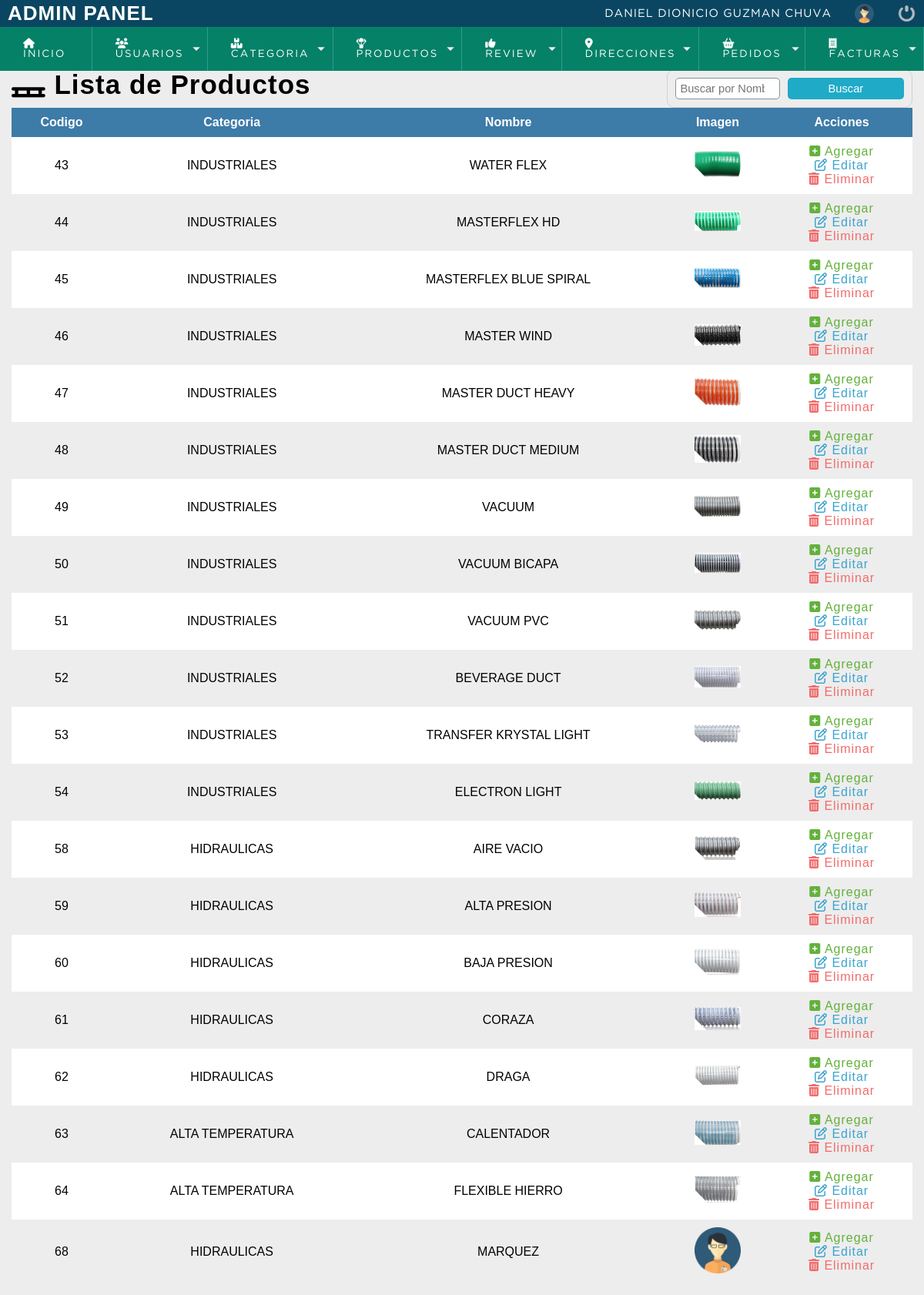
Screenshot of /adminPanel/vista/lista_pedidos.php (signed in) with the database file from the repository.
### tables this page shows
CREATE TABLE `Producto` (
  `pro_codigo` int(11) NOT NULL,
  `cate_codigo` int(11) NOT NULL,
  `pro_nombre` varchar(100) NOT NULL,
  `pro_img` text NOT NULL,
  `pro_marca` varchar(50) NOT NULL,
  `pro_descripcion` mediumtext NOT NULL,
  `pro_dia_in` varchar(6) NOT NULL,
  `pro_peso_gm` varchar(6) NOT NULL,
  `pro_presi_bar` varchar(6) NOT NULL,
  `pro_long_m` varchar(6) NOT NULL,
  `pro_precio` decimal(6,2) NOT NULL,
  `pro_stock` int(11) NOT NULL,
  `pro_eliminado` varchar(1) NOT NULL DEFAULT 'N'
);

CREATE TABLE `Categoria` (
  `cate_codigo` int(11) NOT NULL,
  `cate_nombre` varchar(50) NOT NULL,
  `cate_eliminado` varchar(1) NOT NULL DEFAULT 'N'
);

### adminPanel/vista/lista_pedidos.php (the view, shortened to what this page needs)
<!DOCTYPE html>
<html lang="es">
<head>
    <?php include "../controladores/scripts.php"; ?>
</head>
<body>
    <?php include "../controladores/header.php"; ?>
    <section id="container">
        <h1><i class="fas fa-pallet"></i> Lista de Productos</h1>
        <form action="" method="GET" class="form_search">
        <input type="search" id="busqueda" placeholder="Buscar por Nombre" onkeyup="buscar(this, 'producto')">
        <input type="submit" value="Buscar" class="btn_search">
        </form>
        <table>
            <thead>
                <tr>
                    <th>Codigo</th>
                    <th>Categoria</th>
                    <th>Nombre</th>
                    <th>Imagen</th>
                    <th>Acciones</th>
                </tr>
            </thead>
            <tbody id="data">
                <?php
include '../config/conexionDB.php';
$sql = "SELECT p.pro_codigo,c.cate_nombre, p.pro_nombre , p.pro_img FROM Producto p INNER JOIN Categoria c ON p.cate_codigo = c.cate_codigo WHERE p.pro_eliminado='N'";
$result = $conn->query($sql);
if ($result->num_rows > 0) {
    while ($row = $result->fetch_assoc()) {
        if($row["pro_img"]!="img_producto.png"){
            $foto='../img/uploads/'.$row["pro_img"];
        }else{
            $foto='../img/'.$row["pro_img"];
        }
        echo "<tr>";
        echo "<td>" . $row["pro_codigo"] . "</td>";
        echo "<td>" . $row["cate_nombre"] . "</td>";
        echo "<td>" . $row["pro_nombre"] . "</td>";
        echo "<td><img class='img_producto'src=" . $foto . " alt=".$row["cate_nombre"]."></td>";
        echo '<td>
        <a class="link_add" href="agregar_cantidad_producto.php?producto=' . $row["pro_codigo"] . '"><i class="fas fa-plus-square"></i> Agregar</a> <br>
        <a class="link_edit" href="editar_producto.php?producto=' .$row["pro_codigo"] . '"><i class="far fa-edit"></i> Editar</a> <br>
        <a class="link_delete" href="confirmar_eliminar_producto.php?pro_codigo=' . $row["pro_codigo"] . '"><i class="fas fa-trash-alt"></i> Eliminar </a> <br>
        </td>';
        echo "</tr>";
    }
} else {
    echo "<tr>";
    echo '<td colspan="5" class="db_null"><p>No existen productos registrados en el sistema</p><i class="fas fa-exclamation-circle"></i></td>';
    echo "</tr>";
}
?>
            </tbody>
        </table>
    </section>
</body>
</html>

### adminPanel/css/estilosAdmin.css (style rules this page uses)
* { margin: 0; padding: 0; box-sizing: border-box; }
body { background: #ededed; }
h1, h2, h3, h4, h5, h6 { font-family: 'arial'; font-weight: bold; letter-spacing: 1px; }
h1 { font-size: 26px; }
a { text-decoration: none; font-family: arial; letter-spacing: 1px; }
#container { padding: 90px 15px 15px; }
#container h1 { font-size: 35px; display: inline-block; }
table { border-collapse: collapse; font-size: 12pt; font-family: 'arial'; width: 100%; }
table th { text-align: center; padding: 10px; background:#3d7ba8; color: #FFF; }
table tr:nth-child(odd) { background: #FFF; }
table td { padding: 10px; text-align: center; }
.link_edit { color: #3ca4ce; }
.link_add { color: #64b13c; }
.link_delete { color: #f26b6b; }
form { background: #FFF; margin: auto; padding: 20px 50px; border: 1px solid #d1d1d1; }
input { display: block; width: 100%; font-size: 11pt; padding: 5px; border: 1px solid#85929e; border-radius: 5px; }
.form_search { display: -webkit-flex; display: -moz-flex; display: -ms-flex; display: -o-flex; display: flex; float: right; background: initial; padding: 10px; border-radius: 10px; }
.form_search .btn_search { background: #1faac8; color: #FFF; padding: 0 20px; border: 0; cursor: pointer; margin-left: 10px; }
.img_producto { width: 60px; height: auto; margin: auto; }

### rows the page displays
producto: pro_codigo "43", cate_codigo.cate_nombre "INDUSTRIALES", pro_nombre "WATER FLEX", pro_img (picture)
producto: pro_codigo "44", cate_codigo.cate_nombre "INDUSTRIALES", pro_nombre "MASTERFLEX HD", pro_img (picture)
producto: pro_codigo "45", cate_codigo.cate_nombre "INDUSTRIALES", pro_nombre "MASTERFLEX BLUE SPIRAL", pro_img (picture)
producto: pro_codigo "46", cate_codigo.cate_nombre "INDUSTRIALES", pro_nombre "MASTER WIND", pro_img (picture)
producto: pro_codigo "47", cate_codigo.cate_nombre "INDUSTRIALES", pro_nombre "MASTER DUCT HEAVY", pro_img (picture)
producto: pro_codigo "48", cate_codigo.cate_nombre "INDUSTRIALES", pro_nombre "MASTER DUCT MEDIUM", pro_img (picture)
producto: pro_codigo "49", cate_codigo.cate_nombre "INDUSTRIALES", pro_nombre "VACUUM", pro_img (picture)
producto: pro_codigo "50", cate_codigo.cate_nombre "INDUSTRIALES", pro_nombre "VACUUM BICAPA", pro_img (picture)
producto: pro_codigo "51", cate_codigo.cate_nombre "INDUSTRIALES", pro_nombre "VACUUM PVC", pro_img (picture)
producto: pro_codigo "52", cate_codigo.cate_nombre "INDUSTRIALES", pro_nombre "BEVERAGE DUCT", pro_img (picture)
producto: pro_codigo "53", cate_codigo.cate_nombre "INDUSTRIALES", pro_nombre "TRANSFER KRYSTAL LIGHT", pro_img (picture)
producto: pro_codigo "54", cate_codigo.cate_nombre "INDUSTRIALES", pro_nombre "ELECTRON LIGHT", pro_img (picture)
producto: pro_codigo "58", cate_codigo.cate_nombre "HIDRAULICAS", pro_nombre "AIRE VACIO", pro_img (picture)
producto: pro_codigo "59", cate_codigo.cate_nombre "HIDRAULICAS", pro_nombre "ALTA PRESION", pro_img (picture)
producto: pro_codigo "60", cate_codigo.cate_nombre "HIDRAULICAS", pro_nombre "BAJA PRESION", pro_img (picture)
producto: pro_codigo "61", cate_codigo.cate_nombre "HIDRAULICAS", pro_nombre "CORAZA", pro_img (picture)
producto: pro_codigo "62", cate_codigo.cate_nombre "HIDRAULICAS", pro_nombre "DRAGA", pro_img (picture)
producto: pro_codigo "63", cate_codigo.cate_nombre "ALTA TEMPERATURA", pro_nombre "CALENTADOR", pro_img (picture)
producto: pro_codigo "64", cate_codigo.cate_nombre "ALTA TEMPERATURA", pro_nombre "FLEXIBLE HIERRO", pro_img (picture)
producto: pro_codigo "68", cate_codigo.cate_nombre "HIDRAULICAS", pro_nombre "MARQUEZ", pro_img (picture)

### other values shown
$_SESSION['nombre'] "DANIEL DIONICIO"
$_SESSION['apellido'] "GUZMAN CHUVA"
